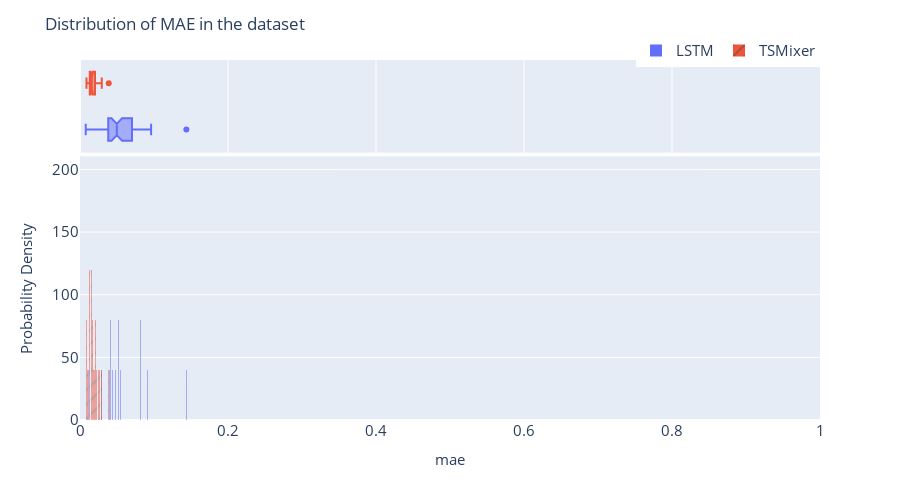

The code cell stored with this chart in its notebook:
### Markdown cell above
## Visualization

### Code cell
fig = px.histogram(combined_metrics,
                   x="MAE",
                   color=combined_metrics["algorithm"],
                   pattern_shape=combined_metrics["algorithm"],
                   marginal="box",
                   nbins=500,
                   barmode="overlay",
                   histnorm="probability density")
fig = format_plot(fig, xlabel="mae", ylabel="Probability Density")
fig.update_layout(title="Distribution of MAE in the dataset", xaxis_range=[0,1])
fig.write_image(dst_img/"dl_mae_dist.png")
fig.show()

### Figure 1 — Plotly figure (JSON) as saved in the notebook; plotly's stock layout.template omitted (floating-point values rounded to 4 significant figures)
{"data": [{"bingroup": "x", "histnorm": "probability density", "hovertemplate": "algorithm=LSTM<br>MAE=%{x}<br>probability density=%{y}<extra></extra>", "legendgroup": "LSTM", "marker": {"color": "#636efa", "opacity": 0.5, "pattern": {"shape": ""}}, "name": "LSTM", "nbinsx": 500, "orientation": "v", "showlegend": true, "type": "histogram", "x": [0.05493, 0.03817, 0.007899, 0.09609, 0.03684, 0.04116, 0.01534, 0.07141, 0.0756, 0.0617, 0.0497, 0.04354, 0.04111, 0.04766, 0.1437, 0.0703, 0.08101, 0.08181, 0.04873, 0.05003, 0.08673, 0.01883, 0.03839, 0.09118, 0.04211, 0.09327, 0.04858, 0.05367, 0.04428, 0.03239, 0.06628, 0.06857, 0.02423, 0.007733, 0.01148, 0.05225, 0.04858, 0.05201, 0.0105, 0.08197, 0.03998, 0.0119, 0.06181, 0.02938, 0.06316, 0.04977, 0.056, 0.07975, 0.07596, 0.02825], "xaxis": "x", "yaxis": "y"}, {"hovertemplate": "algorithm=LSTM<br>MAE=%{x}<extra></extra>", "legendgroup": "LSTM", "marker": {"color": "#636efa"}, "name": "LSTM", "notched": true, "showlegend": false, "type": "box", "x": [0.05493, 0.03817, 0.007899, 0.09609, 0.03684, 0.04116, 0.01534, 0.07141, 0.0756, 0.0617, 0.0497, 0.04354, 0.04111, 0.04766, 0.1437, 0.0703, 0.08101, 0.08181, 0.04873, 0.05003, 0.08673, 0.01883, 0.03839, 0.09118, 0.04211, 0.09327, 0.04858, 0.05367, 0.04428, 0.03239, 0.06628, 0.06857, 0.02423, 0.007733, 0.01148, 0.05225, 0.04858, 0.05201, 0.0105, 0.08197, 0.03998, 0.0119, 0.06181, 0.02938, 0.06316, 0.04977, 0.056, 0.07975, 0.07596, 0.02825], "xaxis": "x2", "yaxis": "y2"}, {"bingroup": "x", "histnorm": "probability density", "hovertemplate": "algorithm=TSMixer<br>MAE=%{x}<br>probability density=%{y}<extra></extra>", "legendgroup": "TSMixer", "marker": {"color": "#EF553B", "opacity": 0.5, "pattern": {"shape": "/"}}, "name": "TSMixer", "nbinsx": 500, "orientation": "v", "showlegend": true, "type": "histogram", "x": [0.02015, 0.01365, 0.01008, 0.02031, 0.0132, 0.01273, 0.0182, 0.02043, 0.01869, 0.01576, 0.01478, 0.01162, 0.01534, 0.01954, 0.03884, 0.02465, 0.02832, 0.01676, 0.01391, 0.02157, 0.02067, 0.00983, 0.0132, 0.02309, 0.01211, 0.02605, 0.01455, 0.01492, 0.0132, 0.01587, 0.01867, 0.02083, 0.01275, 0.008739, 0.0121, 0.02941, 0.01286, 0.01453, 0.01171, 0.02894, 0.02229, 0.01232, 0.01645, 0.008868, 0.01693, 0.01324, 0.01775, 0.01946, 0.0159, 0.01321], "xaxis": "x", "yaxis": "y"}, {"hovertemplate": "algorithm=TSMixer<br>MAE=%{x}<extra></extra>", "legendgroup": "TSMixer", "marker": {"color": "#EF553B"}, "name": "TSMixer", "notched": true, "showlegend": false, "type": "box", "x": [0.02015, 0.01365, 0.01008, 0.02031, 0.0132, 0.01273, 0.0182, 0.02043, 0.01869, 0.01576, 0.01478, 0.01162, 0.01534, 0.01954, 0.03884, 0.02465, 0.02832, 0.01676, 0.01391, 0.02157, 0.02067, 0.00983, 0.0132, 0.02309, 0.01211, 0.02605, 0.01455, 0.01492, 0.0132, 0.01587, 0.01867, 0.02083, 0.01275, 0.008739, 0.0121, 0.02941, 0.01286, 0.01453, 0.01171, 0.02894, 0.02229, 0.01232, 0.01645, 0.008868, 0.01693, 0.01324, 0.01775, 0.01946, 0.0159, 0.01321], "xaxis": "x2", "yaxis": "y2"}], "layout": {"autosize": false, "barmode": "overlay", "height": 500, "legend": {"font": {"size": 15}, "orientation": "h", "title": {}, "tracegroupgap": 0, "x": 1, "xanchor": "right", "y": 0.98, "yanchor": "bottom"}, "margin": {"t": 60}, "title": {"text": "Distribution of MAE in the dataset"}, "width": 900, "xaxis": {"anchor": "y", "domain": [0, 1], "range": [0, 1], "tickfont": {"size": 15}, "title": {"font": {"size": 15}, "text": "mae"}}, "xaxis2": {"anchor": "y2", "domain": [0, 1], "matches": "x", "showgrid": true, "showticklabels": false}, "yaxis": {"anchor": "x", "domain": [0, 0.7326], "tickfont": {"size": 15}, "title": {"font": {"size": 15}, "text": "Probability Density"}}, "yaxis2": {"anchor": "x2", "domain": [0.7426, 1], "matches": "y2", "showgrid": false, "showline": false, "showticklabels": false, "ticks": ""}}}
